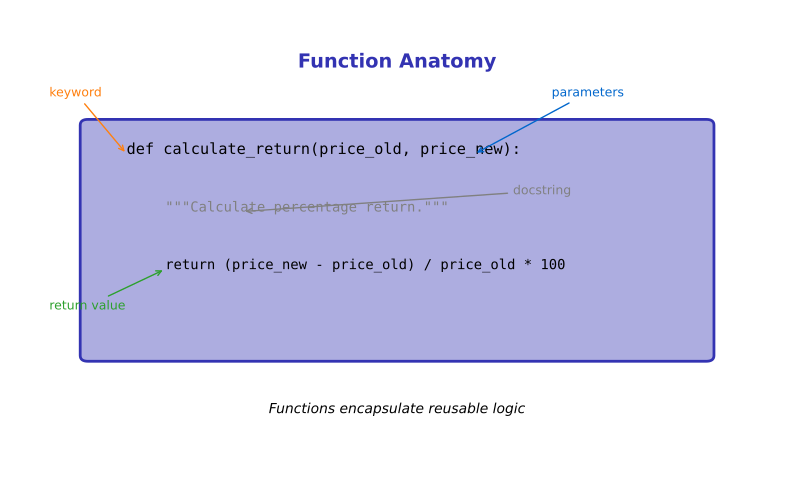

This figure's Python source:
"""Generated chart with course color palette"""
import matplotlib.pyplot as plt
import matplotlib.patches as patches
from matplotlib.patches import FancyBboxPatch, Rectangle, Circle, FancyArrowPatch, Wedge
import numpy as np
import pandas as pd
import seaborn as sns
from pathlib import Path

# Standard matplotlib configuration
plt.rcParams.update({
    'font.size': 10,
    'axes.labelsize': 10,
    'axes.titlesize': 11,
    'xtick.labelsize': 9,
    'ytick.labelsize': 9,
    'legend.fontsize': 9,
    'figure.figsize': (10, 6),
    'figure.dpi': 150
})

# Course colors
MLPURPLE = '#3333B2'
MLLAVENDER = '#ADADE0'
MLBLUE = '#0066CC'
MLORANGE = '#FF7F0E'
MLGREEN = '#2CA02C'
MLRED = '#D62728'

# Course colors already used in this lesson
COLOR_PRIMARY = MLPURPLE
COLOR_SECONDARY = MLPURPLE
COLOR_ACCENT = MLBLUE
COLOR_LIGHT = MLLAVENDER
COLOR_GREEN = MLGREEN
COLOR_ORANGE = MLORANGE
COLOR_RED = MLRED


fig, ax = plt.subplots(figsize=(10, 6))
ax.set_xlim(0, 10)
ax.set_ylim(0, 8)
ax.axis('off')

# Function box
rect = patches.FancyBboxPatch((1, 2), 8, 4, boxstyle="round,pad=0.1",
                               facecolor=MLLAVENDER, edgecolor=MLPURPLE, linewidth=2)
ax.add_patch(rect)

# Labels
ax.text(5, 7, 'Function Anatomy', fontsize=14, fontweight='bold', ha='center', color=MLPURPLE)
ax.text(1.5, 5.5, 'def calculate_return(price_old, price_new):', fontsize=11, fontfamily='monospace')
ax.text(2, 4.5, '"""Calculate percentage return."""', fontsize=10, fontfamily='monospace', color='gray')
ax.text(2, 3.5, 'return (price_new - price_old) / price_old * 100', fontsize=10, fontfamily='monospace')

ax.annotate('keyword', xy=(1.5, 5.5), xytext=(0.5, 6.5), fontsize=9, color=MLORANGE,
            arrowprops=dict(arrowstyle='->', color=MLORANGE))
ax.annotate('parameters', xy=(6, 5.5), xytext=(7, 6.5), fontsize=9, color=MLBLUE,
            arrowprops=dict(arrowstyle='->', color=MLBLUE))
ax.annotate('docstring', xy=(3, 4.5), xytext=(6.5, 4.8), fontsize=9, color='gray',
            arrowprops=dict(arrowstyle='->', color='gray'))
ax.annotate('return value', xy=(2, 3.5), xytext=(0.5, 2.8), fontsize=9, color=MLGREEN,
            arrowprops=dict(arrowstyle='->', color=MLGREEN))

ax.text(5, 1, 'Functions encapsulate reusable logic', fontsize=10, ha='center', style='italic')
plt.savefig('chart.pdf', dpi=300, bbox_inches='tight')
plt.close()
